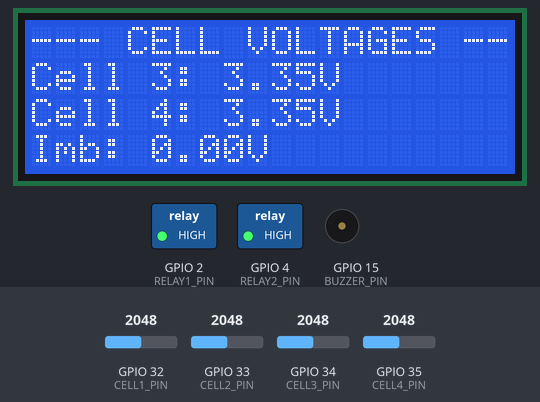
Recording of a sketch running on a simulated ESP32. On the bench: 20×4 character LCD, switched loads named in the sketch (green lamp = pin HIGH), buzzer (waves = sounding). Inputs (shaded band) come from the test bench; at power-on: GPIO 32 (CELL1_PIN) = 2048, GPIO 33 (CELL2_PIN) = 2048, GPIO 34 (CELL3_PIN) = 2048, GPIO 35 (CELL4_PIN) = 2048. WiFi joins after 1.5 s; servers stay silent unless stated; what the sketch prints to the serial monitor is not drawn.

Above: at 4.0 s.
4.1 s: GPIO 32 (CELL1_PIN) set to 769
At 5.7 s:
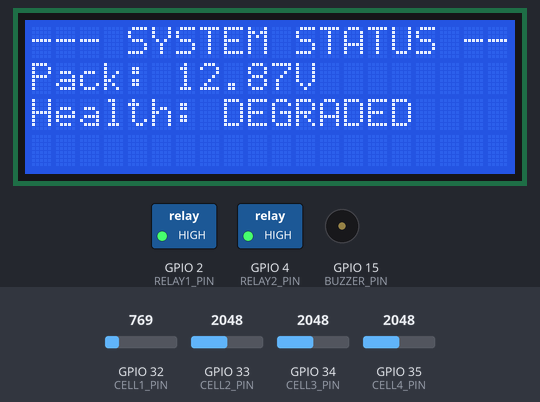
7.1 s: GPIO 32 (CELL1_PIN) set to 651
At 8.5 s:
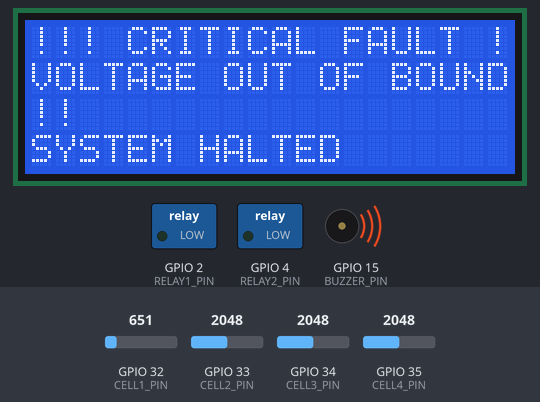
10.1 s: GPIO 32 (CELL1_PIN) set to 1040
At 12.2 s:
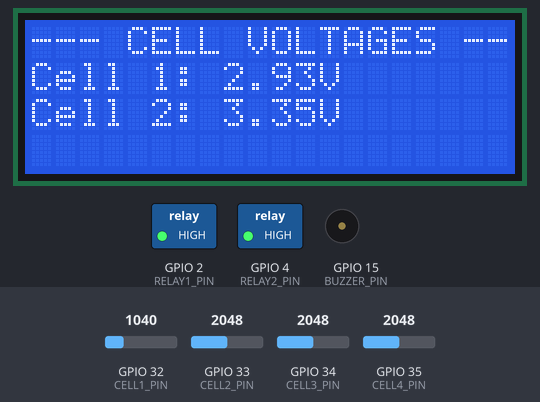
12.4 s: GPIO 33 (CELL2_PIN) set to 749
At 13.4 s:
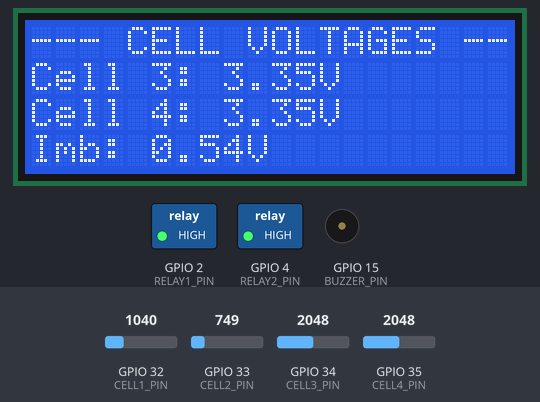
15.4 s: GPIO 33 (CELL2_PIN) set to 689
At 15.82 s:
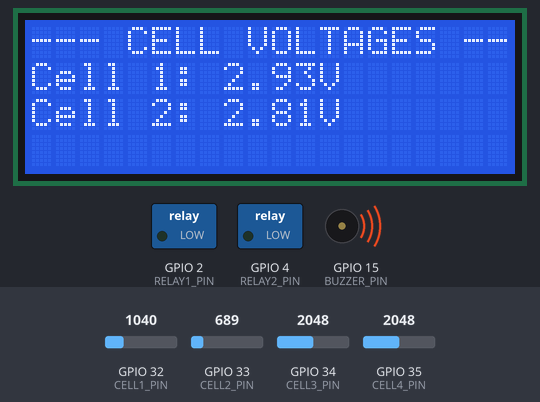
17.4 s: GPIO 33 (CELL2_PIN) set to 1040
At 17.82 s:
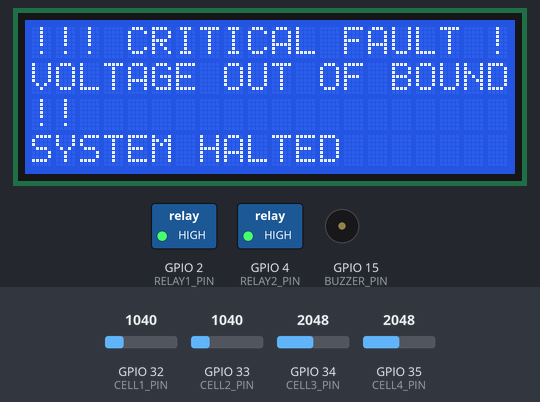
Timing chart, 0 to 20.4 s (numbered marks = the images above; inputs shaded):
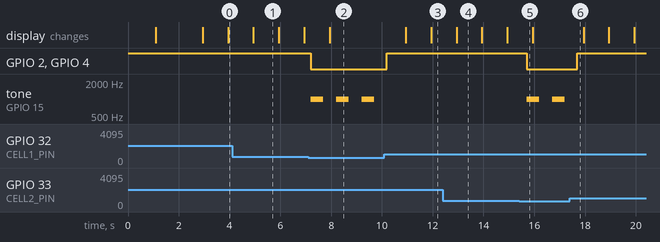

The sketch:

sketch.ino
```cpp
#include "BatteryEngine.h"
#include "FaultManager.h"
#include "SafetyKernel.h"
#include "HMI_Display.h"
#include "Telemetry.h"


unsigned long previousMillis100 = 0;
unsigned long previousMillis250 = 0;
unsigned long previousMillis500 = 0; // Timer for Cloud Telemetry
unsigned long previousMillis1000 = 0;

void setup() {
  Serial.begin(115200);

  pinMode(CELL1_PIN, INPUT);
  pinMode(CELL2_PIN, INPUT);
  pinMode(CELL3_PIN, INPUT);
  pinMode(CELL4_PIN, INPUT);


  setupSafetyKernel();
  setupHMI();
  setupTelemetry();
}

void loop() {
  unsigned long currentMillis = millis();

  // Every 100ms: Read sensors and calculate metrics
  if (currentMillis - previousMillis100 >= 100) {
    previousMillis100 = currentMillis;
    readBatterySensors();
  }

  // Every 250ms: Check faults & run safety kernel
  if (currentMillis - previousMillis250 >= 250) {
    previousMillis250 = currentMillis;
    evaluateSystemHealth();
    executeSafetyKernel();
  }

  // Every 500ms: Check if we need to send data to the cloud
  if (currentMillis - previousMillis500 >= 500) {
    previousMillis500 = currentMillis;
    executeTelemetry();
  }

  // Every 1000ms: Update the LCD HMI
  if (currentMillis - previousMillis1000 >= 1000) {
    previousMillis1000 = currentMillis;
    updateHMI();
  }
}
```

BatteryEngine.h
```cpp
#ifndef BATTERY_ENGINE_H
#define BATTERY_ENGINE_H

// Define the ADC pins we wired up
const int CELL1_PIN = 32;
const int CELL2_PIN = 33;
const int CELL3_PIN = 34;
const int CELL4_PIN = 35;

// This container holds all our live battery data
struct BatteryData {
  float cellVoltages[4];
  float packVoltage;
  float packAverage;
  float maxVoltage;
  float minVoltage;
  float imbalance;
  int strongestCell;
  int weakestCell;
};

// Create a global instance of this data that other files can read
BatteryData bmsData;

void readBatterySensors() {
  // 1. Read raw ADC values (0 to 4095)
  int rawADC[4];
  rawADC[0] = analogRead(CELL1_PIN);
  rawADC[1] = analogRead(CELL2_PIN);
  rawADC[2] = analogRead(CELL3_PIN);
  rawADC[3] = analogRead(CELL4_PIN);

  // Reset pack voltage to 0 before calculating
  bmsData.packVoltage = 0.0;
  bmsData.maxVoltage = 0.0;
  bmsData.minVoltage = 5.0; // Start high so real voltages overwrite it

  // 2. Convert ADC to simulated Voltage (let's say 2.5V to 4.2V per cell)
  for (int i = 0; i < 4; i++) {
    // Map the 0-4095 range to a 2.5 - 4.2 float range
    bmsData.cellVoltages[i] = 2.5 + ((float)rawADC[i] / 4095.0) * (4.2 - 2.5);

    // Add to total pack voltage
    bmsData.packVoltage += bmsData.cellVoltages[i];

    // 3. Find Strongest (Max) and Weakest (Min) Cells
    if (bmsData.cellVoltages[i] > bmsData.maxVoltage) {
      bmsData.maxVoltage = bmsData.cellVoltages[i];
      bmsData.strongestCell = i + 1;
    }
    if (bmsData.cellVoltages[i] < bmsData.minVoltage) {
      bmsData.minVoltage = bmsData.cellVoltages[i];
      bmsData.weakestCell = i + 1;
    }
  }

  // 4. Calculate Pack Averages and Imbalance
  bmsData.packAverage = bmsData.packVoltage / 4.0;
  bmsData.imbalance = bmsData.maxVoltage - bmsData.minVoltage; // [cite: 41]
}

#endif
```

FaultManager.h
```cpp
#ifndef FAULT_MANAGER_H
#define FAULT_MANAGER_H

#include "BatteryEngine.h" // We need access to the bmsData

// Define our four system states
enum SystemState { NORMAL, DEGRADED, FAILSAFE, SHUTDOWN };
SystemState currentState = NORMAL;

void evaluateSystemHealth() {
  // Always default to NORMAL at the start of each check
  currentState = NORMAL;

  // 1. Check for SHUTDOWN (Disconnected sensor / 0V)
  if (bmsData.minVoltage < 0.1) {
    currentState = SHUTDOWN;
    return; // Halt further checks
  }

  // 2. Check for FAILSAFE (Critical under-voltage or over-voltage)
  // Let's say a cell drops below 2.8V or spikes above 4.25V
  if (bmsData.minVoltage < 2.8 || bmsData.maxVoltage > 4.25) {
    currentState = FAILSAFE;
    return;
  }

  // 3. Check for DEGRADED (Minor Imbalance)
  // If the difference between the highest and lowest cell is > 0.2V
  if (bmsData.imbalance > 0.2) {
    currentState = DEGRADED;
  }
}

#endif
```

HMI_Display.h
```cpp
#ifndef HMI_DISPLAY_H
#define HMI_DISPLAY_H

#include <LiquidCrystal_I2C.h>
#include "FaultManager.h" // We need access to bmsData and currentState

// Initialize the LCD at I2C address 0x27 with 20 columns and 4 rows
LiquidCrystal_I2C lcd(0x27, 20, 4);

int currentScreen = 0;
int lastScreen = -1; // To track changes and avoid flickering

void setupHMI() {
  lcd.init();
  lcd.backlight();
  lcd.setCursor(0, 0);
  lcd.print("BMS Booting Up...");
  delay(1000); // This is the ONLY time a delay is acceptable (during boot)
  lcd.clear();
}

void updateHMI() {
  // 1. FAULT PRIORITY OVERRIDE
  // If the system is failing, force the warning screen and stop normal rotation
  if (currentState == FAILSAFE || currentState == SHUTDOWN) {
    if (lastScreen != 99) { // 99 is our special fault screen ID
      lcd.clear();
      lastScreen = 99;
    }
    lcd.setCursor(0, 0);
    lcd.print("!!! CRITICAL FAULT !!!");
    lcd.setCursor(0, 1);
    if (currentState == SHUTDOWN) lcd.print("SENSOR DISCONNECTED ");
    else lcd.print("VOLTAGE OUT OF BOUND");
    lcd.setCursor(0, 3);
    lcd.print("SYSTEM HALTED       ");
    return; // Exit the function here so it doesn't draw the normal screens
  }

  // 2. NORMAL SCREEN ROTATION
  // If we just recovered from a fault, or naturally rotating, clear the screen once
  if (lastScreen == 99 || lastScreen != currentScreen) {
    lcd.clear();
    lastScreen = currentScreen;
  }

  // Draw Screen 0: Cells 1 & 2
  if (currentScreen == 0) {
    lcd.setCursor(0, 0); lcd.print("--- CELL VOLTAGES ---");
    lcd.setCursor(0, 1); lcd.print("Cell 1: "); lcd.print(bmsData.cellVoltages[0]); lcd.print("V");
    lcd.setCursor(0, 2); lcd.print("Cell 2: "); lcd.print(bmsData.cellVoltages[1]); lcd.print("V");
  }
  // Draw Screen 1: Cells 3 & 4 + Imbalance
  else if (currentScreen == 1) {
    lcd.setCursor(0, 0); lcd.print("--- CELL VOLTAGES ---");
    lcd.setCursor(0, 1); lcd.print("Cell 3: "); lcd.print(bmsData.cellVoltages[2]); lcd.print("V");
    lcd.setCursor(0, 2); lcd.print("Cell 4: "); lcd.print(bmsData.cellVoltages[3]); lcd.print("V");
    lcd.setCursor(0, 3); lcd.print("Imb: "); lcd.print(bmsData.imbalance); lcd.print("V");
  }
  // Draw Screen 2: System Health
  else if (currentScreen == 2) {
    lcd.setCursor(0, 0); lcd.print("--- SYSTEM STATUS ---");
    lcd.setCursor(0, 1); lcd.print("Pack: "); lcd.print(bmsData.packVoltage); lcd.print("V");
    lcd.setCursor(0, 2);
    lcd.print("Health: ");
    if (currentState == NORMAL) lcd.print("HEALTHY ");
    else if (currentState == DEGRADED) lcd.print("DEGRADED");
  }

  // Rotate to the next screen for the next time this function is called
  currentScreen++;
  if (currentScreen > 2) {
    currentScreen = 0; // Loop back to the first screen
  }
}

#endif
```

SafetyKernel.h
```cpp
#ifndef SAFETY_KERNEL_H
#define SAFETY_KERNEL_H

#include "FaultManager.h" // We need access to the currentState

// Define the output pins
const int RELAY1_PIN = 2;  // Red LED
const int RELAY2_PIN = 4;  // Green LED
const int BUZZER_PIN = 15;

// Variables for the non-blocking buzzer
unsigned long previousBuzzerMillis = 0;
bool buzzerState = false;

void setupSafetyKernel() {
  pinMode(RELAY1_PIN, OUTPUT);
  pinMode(RELAY2_PIN, OUTPUT);
  pinMode(BUZZER_PIN, OUTPUT);

  // Start with power flowing normally (Relays closed/ON)
  digitalWrite(RELAY1_PIN, HIGH);
  digitalWrite(RELAY2_PIN, HIGH);
}

void executeSafetyKernel() {
  if (currentState == NORMAL || currentState == DEGRADED) {
    // Safe states: Relays stay closed, silence the buzzer
    digitalWrite(RELAY1_PIN, HIGH);
    digitalWrite(RELAY2_PIN, HIGH);
    noTone(BUZZER_PIN); // Turn off any active tones
  }
  else if (currentState == FAILSAFE || currentState == SHUTDOWN) {
    // Critical states: Open relays to cut the power!
    digitalWrite(RELAY1_PIN, LOW);
    digitalWrite(RELAY2_PIN, LOW);

    // Non-blocking pulsating audio alarm
    unsigned long currentMillis = millis();
    if (currentMillis - previousBuzzerMillis >= 500) {
      previousBuzzerMillis = currentMillis;
      buzzerState = !buzzerState; // Toggle the state

      // Play or stop the tone based on the toggled state
      if (buzzerState) {
        tone(BUZZER_PIN, 1000); // Play a 1000 Hz beep
      } else {
        noTone(BUZZER_PIN);     // Silence the beep
      }
    }
  }
}

#endif
```

Telemetry.h
```cpp
#define BLYNK_PRINT Serial // <--- THIS TURNS ON THE LOGS


#ifndef TELEMETRY_H
#define TELEMETRY_H

// --- REPLACE WITH YOUR COPIED CREDENTIALS ---
#define BLYNK_TEMPLATE_ID "TMPL3owv0zBvh"
#define BLYNK_TEMPLATE_NAME "Battery Engine"
#define BLYNK_AUTH_TOKEN "5TKAKnoLDgDZ7ubmXb3vSmMvJXLwDVd0"
// --------------------------------------------

#include <WiFi.h>
#include <WiFiClient.h>
#include <BlynkSimpleEsp32.h>
#include "FaultManager.h" // We need access to bmsData and currentState

// Wokwi's simulated free WiFi network
char ssid[] = "Wokwi-GUEST";
char pass[] = "";

// Variables to track changes for our event-driven architecture
float last_sent_voltage = 0.0;
SystemState last_sent_state = NORMAL;

void setupTelemetry() {
  // Connect to the simulated WiFi and Blynk Cloud
  Blynk.begin(BLYNK_AUTH_TOKEN, ssid, pass);
}

void executeTelemetry() {
  Blynk.run(); // Keeps the cloud connection alive

  // EVENT-DRIVEN RULE:
  // Only transmit data if the pack voltage changes by > 0.05V, OR if the system state changes.
  if (abs(bmsData.packVoltage - last_sent_voltage) > 0.05 || currentState != last_sent_state) {

    // Send data to Blynk Virtual Pins (V1 through V6)
    Blynk.virtualWrite(V1, bmsData.cellVoltages[0]);
    Blynk.virtualWrite(V2, bmsData.cellVoltages[1]);
    Blynk.virtualWrite(V3, bmsData.cellVoltages[2]);
    Blynk.virtualWrite(V4, bmsData.cellVoltages[3]);
    Blynk.virtualWrite(V5, bmsData.packVoltage);
    Blynk.virtualWrite(V6, currentState); // Sends 0, 1, 2, or 3

    // Update our trackers
    last_sent_voltage = bmsData.packVoltage;
    last_sent_state = currentState;

    Serial.println("Cloud Sync: Anomaly/Change Detected. Data Transmitted.");
  }
}

#endif
```

Measured:
- the behaviour switches between 723 and 722 on GPIO 32 (CELL1_PIN) (found by bisection; images 1 and 2)
- the behaviour switches between 723 and 722 on GPIO 33 (CELL2_PIN) (found by bisection; images 4 and 5)
- after the input at 4.1 s, the display: changes after 0.84 s (image 1)
- after the input at 7.1 s, GPIO 2 (RELAY1_PIN), GPIO 4 (RELAY2_PIN): HIGH → LOW after 0.09 s; tone on GPIO 15 (BUZZER_PIN): alternates 1000 Hz for 0.50 s and silent for 0.50 s, starting after 0.09 s; the display: changes after 0.84 s (image 2)
- after the input at 10.1 s, GPIO 2 (RELAY1_PIN), GPIO 4 (RELAY2_PIN): LOW → HIGH after 0.10 s; tone on GPIO 15 (BUZZER_PIN): stops changing and stays silent; the display: first changes after 0.84 s (image 3 shows a later state)
- after the input at 15.4 s, GPIO 2 (RELAY1_PIN), GPIO 4 (RELAY2_PIN): HIGH → LOW after 0.30 s; tone on GPIO 15 (BUZZER_PIN): alternates 1000 Hz for 0.50 s and silent for 0.50 s, starting after 0.30 s
- after the input at 17.4 s, GPIO 2 (RELAY1_PIN), GPIO 4 (RELAY2_PIN): LOW → HIGH after 0.30 s; tone on GPIO 15 (BUZZER_PIN): stops changing and stays silent
